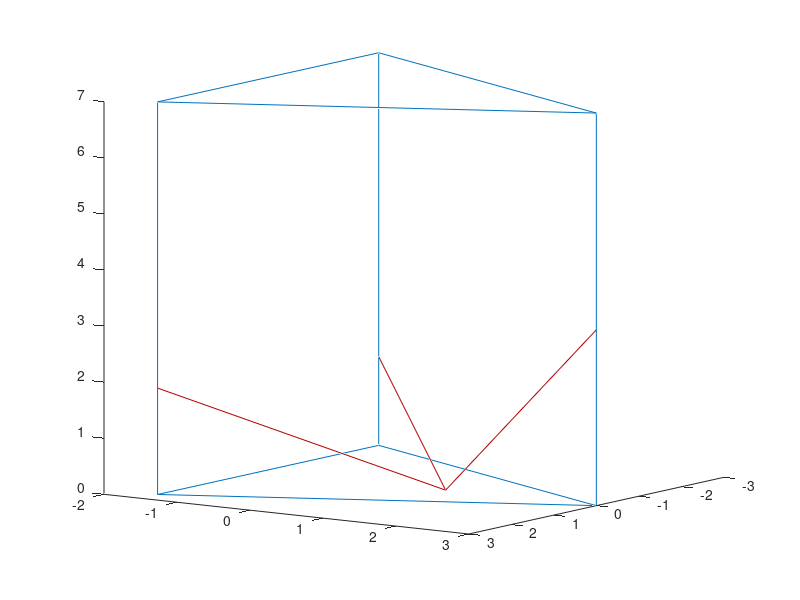

MATLAB code for this plot: (Note: this script raises an error after producing the figure.)
clf;
armcnt = 3;
Rarms = 3;
Rpret = 4;
h = 7;

% s = serial('COM5', 'baudrate', 9600);
% fopen(s);


% Polozenie koncowki drukujacej
xc = 0;
yc = 0;
zc = 0;

for i = 1:3
	xbase(i) = Rarms * sin((2*pi*i)/armcnt);
	ybase(i) = Rarms * cos((2*pi*i)/armcnt);
end

for i = 1:3
	dx = xbase(i) - xc;
	dy = ybase(1) - yc;
	z(i) = zc + sqrt(Rpret*Rpret - dx*dx - dy*dy);
	arms(i) = line([xbase(i), xc], [ybase(i), yc], [z(i), zc]);
	set(arms(i), 'Color', [.7, 0, 0]);
end

% z(i) - pozycje kolumn

colLines = zeros(3);
bottomLines = zeros(3);
topLines = zeros(3);

bottomLines(1) = line([xbase(1), xbase(2)], [ybase(1), ybase(2)], [0, 0]);
bottomLines(1) = line([xbase(2), xbase(3)], [ybase(2), ybase(3)], [0, 0]);
bottomLines(1) = line([xbase(3), xbase(1)], [ybase(3), ybase(1)], [0, 0]);

topLines(1) = line([xbase(1), xbase(2)], [ybase(1), ybase(2)], [h, h]);
topLines(1) = line([xbase(2), xbase(3)], [ybase(2), ybase(3)], [h, h]);
topLines(1) = line([xbase(3), xbase(1)], [ybase(3), ybase(1)], [h, h]);

% Kolumny
for i = 1:3
	colLines(i) = line([xbase(i), xbase(i)], [ybase(i), ybase(i)], [0, h]);
end

view(125, 10);

% Kossel: 0..25k, 25k is bottom

dont = 0;
for t = 1:600
	xc = sin(2*pi/60 *t);
	yc = cos(2*pi/60 *t);
	zc = t/100; % h/4 + sin(2*pi/120 * t);
	for i = 1:3
		dx = xbase(i) - xc;
		dy = ybase(1) - yc;
		z(i) = zc + sqrt(Rpret*Rpret - dx*dx - dy*dy);
		if(z(i) > h)
			dont = 1;
		end
	end
	if(~dont)
		for i = 1:3
			set(arms(i), 'XData', [xbase(i), xc], 'YData', [ybase(i), yc], 'ZData', [z(i), zc]);
			toSend(i) = round(25000 - (z(i)/h) * 25000);
		end
	end
	str = sprintf('x %d y %d z %d\n', toSend(1), toSend(2), toSend(3));
	fprintf(s, str);
	drawnow();
	pause(1);
end

% fclose(s);